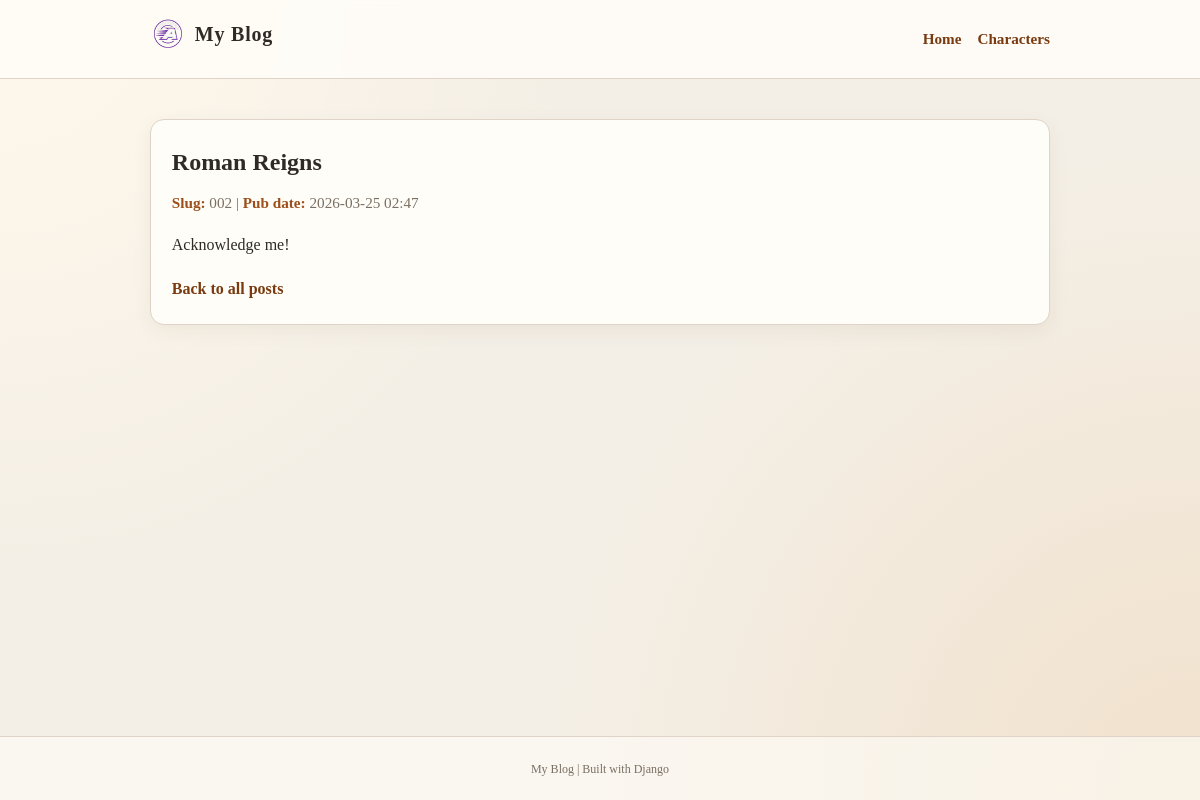
The app's page /post/2/ with its own data.
### mainsite/models.py (models this page shows, shortened)
class Post(models.Model):
    title = models.CharField(max_length=200)
    slug = models.CharField(max_length=200)
    body = models.TextField()
    pub_date = models.DateTimeField(default=timezone.now)
    class Meta:
        ordering = ('-pub_date',)

### mainsite/views.py (the view)
# urls.py: path('post/<int:pk>/', views.post_detail, name='post_detail'),
def post_detail(request, pk):
    post = get_object_or_404(Post, pk=pk)
    return render(request, 'mainsite/post.html', {'post': post})

### mainsite/templates/mainsite/post.html (shortened to what this page needs)
{% extends "mainsite/base.html" %}
{% block content %}
    <article class="post-detail">
        <h1>{{ post.title }}</h1>
        <p class="meta">
            <span>Slug:</span> {{ post.slug }} |
            <span>Pub date:</span> {{ post.pub_date|date:"Y-m-d H:i" }}
        </p>
        <p class="body">{{ post.body }}</p>
        <a class="read-more" href="{% url 'index' %}">Back to all posts</a>
    </article>
{% endblock %}

### mainsite/templates/mainsite/base.html (style rules this page uses)
:root { --bg: #f4efe6; --card: #fffdf8; --text: #2f2a25; --muted: #7a6f63; --line: #dfd4c7; --accent: #9c4f1a; --accent-dark: #793a10; }
* { box-sizing: border-box; }
body { margin: 0; min-height: 100vh; display: flex; flex-direction: column; font-family: "Noto Serif TC", "Times New Roman", serif; background: radial-gradient(circle at top left, #fff8ec 0%, transparent 40%), radial-gradient(circle at bottom right, #f1e1cc 0%, transparent 45%), var(--bg); color: var(--text); line-height: 1.7; }
.post-card, .post-detail { background: var(--card); border: 1px solid var(--line); border-radius: 14px; padding: 1.4rem 1.3rem; margin-bottom: 1rem; box-shadow: 0 6px 20px rgba(62, 43, 23, 0.06); }
.post-card h2, .post-detail h1 { margin: 0; font-size: 1.5rem; }
.meta { margin: 0.4rem 0 1rem; color: var(--muted); font-size: 0.95rem; }
.meta span { color: var(--accent); font-weight: 700; }
.body { white-space: pre-line; margin: 0; }
.read-more { display: inline-block; margin-top: 1rem; color: var(--accent-dark); font-weight: 700; text-decoration: none; }

### records on screen
Post: title "Roman Reigns", slug "002", pub_date "2026-03-25 02:47", body "Acknowledge me!"
